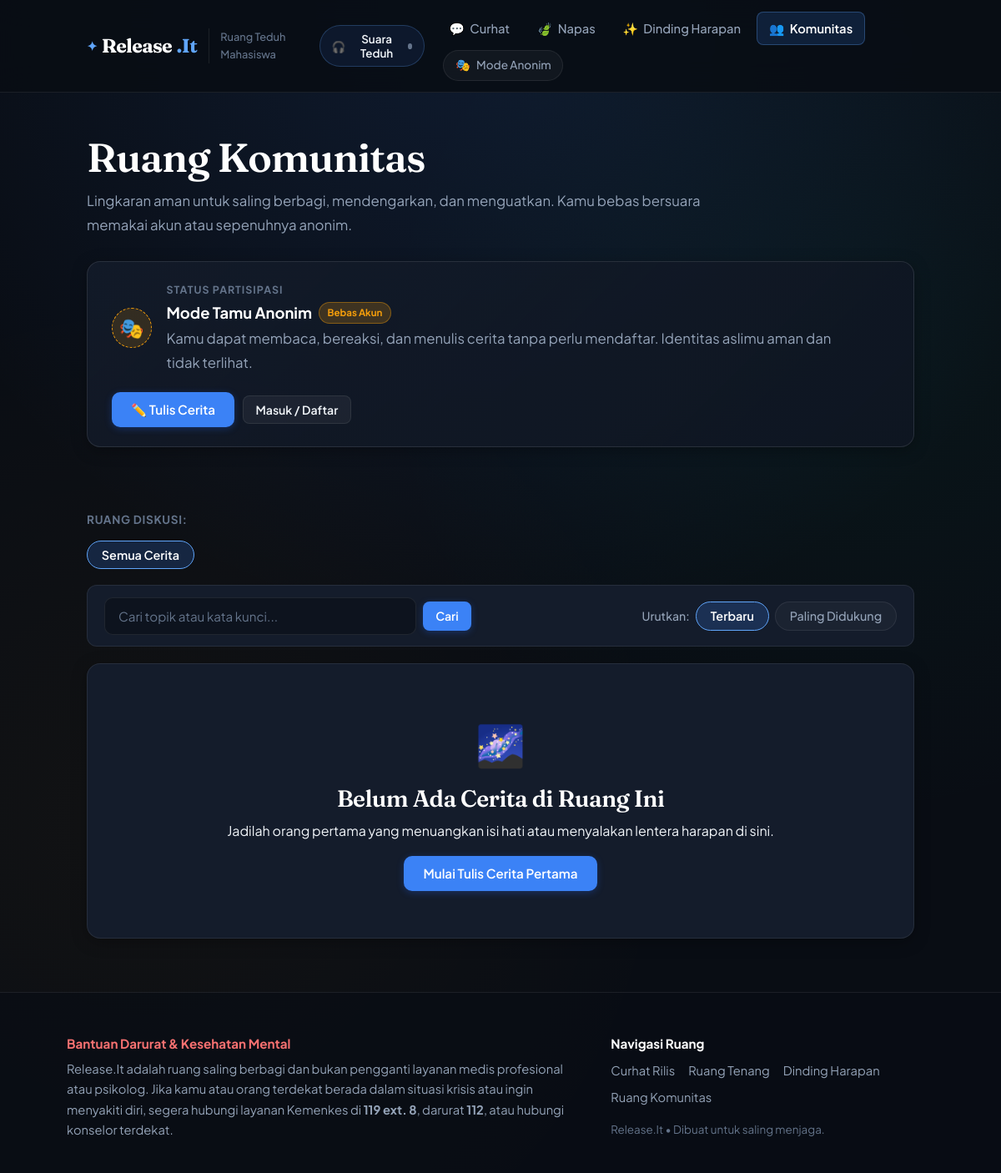
/komunitas.php, run on an earlier commit of the app's database.
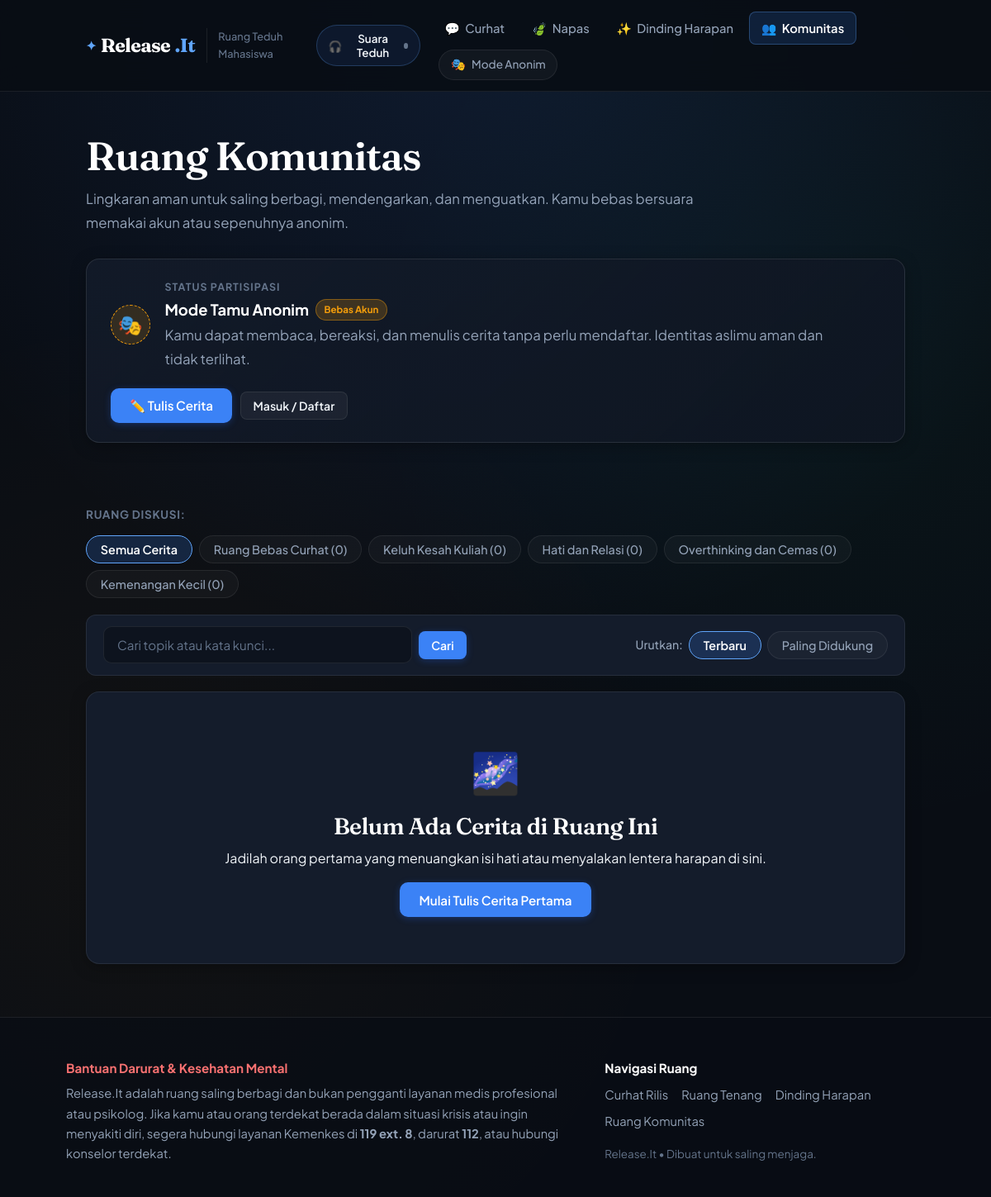
And on a later commit of the database.
### tables this page shows
CREATE TABLE IF NOT EXISTS komunitas_topik (
  id INT AUTO_INCREMENT PRIMARY KEY,
  nama VARCHAR(50) NOT NULL,
  slug VARCHAR(50) NOT NULL UNIQUE,
  deskripsi VARCHAR(255) NOT NULL,
  urutan INT DEFAULT 0
);

### config/koneksi.php (called while the page is built, shortened)
<?php
try {
    if (file_exists(__DIR__ . '/../includes/komunitas_db.php')) {
        require_once __DIR__ . '/../includes/komunitas_db.php';
    }
} catch (PDOException $e) {
    die('Koneksi database gagal. Cek config/koneksi.php dan pastikan database.sql sudah diimpor.');
}
function e($s) { return htmlspecialchars($s, ENT_QUOTES, 'UTF-8'); }

### includes/komunitas_db.php (called while the page is built, shortened)
<?php
function pengguna_aktif() {
    return null;
}

### komunitas.php (the view, shortened to what this page needs)
<?php
require 'config/koneksi.php';
$kelas = 'komunitas';
$userAktif = pengguna_aktif();
$slugTopik = trim($_GET['topik'] ?? '');
$cari = trim($_GET['q'] ?? '');
$urut = $_GET['urut'] ?? 'terbaru';
$semuaTopik = $pdo->query("SELECT t.*, (SELECT COUNT(*) FROM komunitas_post WHERE id_topik = t.id) AS jumlah_post FROM komunitas_topik t ORDER BY t.urutan ASC")->fetchAll();
$kondisi = [];
$params = [];
$whereSql = $kondisi ? 'WHERE ' . implode(' AND ', $kondisi) : '';
$orderSql = "ORDER BY p.created_at DESC";
$sql = "SELECT p.*, t.nama AS nama_topik, t.slug AS slug_topik,
        (SELECT COUNT(*) FROM komunitas_balasan WHERE id_post = p.id) AS jumlah_balasan
        FROM komunitas_post p
        JOIN komunitas_topik t ON t.id = p.id_topik
        $whereSql
        $orderSql";
$st = $pdo->prepare($sql);
$st->execute($params);
$daftarPost = $st->fetchAll();
require 'includes/header.php';
?>
<section class="hero hero-komunitas">
  <div class="komunitas-intro">
    <h1>Ruang Komunitas</h1>
    <p>Lingkaran aman untuk saling berbagi, mendengarkan, dan menguatkan. Kamu bebas bersuara memakai akun atau sepenuhnya anonim.</p>
  </div>
  <div class="kartu kartu-status-user">
    <div class="status-user-info">
      <?php if ($userAktif): ?>
        <div class="user-badge-lingkaran anggota" aria-hidden="true">👤</div>
        <div>
          <div class="label-status">Status Masuk</div>
          <div class="nama-user-aktif">
            <strong><?= e($userAktif['nama']) ?></strong>
            <span class="tag-username">@<?= e($userAktif['username']) ?></span>
            <span class="badge-role">Anggota</span>
          </div>
          <p class="keterangan-status">Kamu terhubung dengan akunmu. Saat membagikan cerita atau membalas, kamu tetap bisa memilih opsi anonim.</p>
        </div>
      <?php else: ?>
        <div class="user-badge-lingkaran anonim" aria-hidden="true">🎭</div>
        <div>
          <div class="label-status">Status Partisipasi</div>
          <div class="nama-user-aktif">
            <strong>Mode Tamu Anonim</strong>
            <span class="badge-role anon">Bebas Akun</span>
          </div>
          <p class="keterangan-status">Kamu dapat membaca, bereaksi, dan menulis cerita tanpa perlu mendaftar. Identitas aslimu aman dan tidak terlihat.</p>
        </div>
      <?php endif; ?>
    </div>
    <div class="status-user-aksi">
      <button type="button" class="tombol" id="btnBukaTulis" aria-expanded="false" aria-controls="kotakTulisPost">
        ✏️ Tulis Cerita
      </button>
      <?php if ($userAktif): ?>
        <a href="komunitas_aksi.php?aksi=logout" class="tombol sekunder tombol-kecil">Keluar Akun</a>
      <?php else: ?>
        <button type="button" class="tombol sekunder tombol-kecil" id="btnBukaModalAuth">
          Masuk / Daftar
        </button>
      <?php endif; ?>
    </div>
  </div>
</section>
<section class="bagian-filter-komunitas">
  <div class="filter-topik-bar">
    <div class="label-filter-topik">Ruang Diskusi:</div>
    <div class="mood-list list-topik">
      <a class="chip <?= $slugTopik === '' ? 'aktif' : '' ?>" href="komunitas.php<?= $cari ? '?q=' . urlencode($cari) : '' ?>">
        Semua Cerita
      </a>
      <?php foreach ($semuaTopik as $topik): ?>
        <a class="chip <?= $slugTopik === $topik['slug'] ? 'aktif' : '' ?>"
           href="?topik=<?= e($topik['slug']) ?><?= $cari ? '&q=' . urlencode($cari) : '' ?>">
          <?= e($topik['nama']) ?> (<?= (int)$topik['jumlah_post'] ?>)
        </a>
      <?php endforeach; ?>
    </div>
  </div>
  <div class="baris-kendali-post">
    <form method="get" class="form-cari-komunitas" role="search">
      <input type="search" id="inputCari" name="q" value="<?= e($cari) ?>" placeholder="Cari topik atau kata kunci..." class="input-cari">
      <button type="submit" class="tombol tombol-kecil">Cari</button>
    </form>
    <div class="opsi-urutan">
      <span class="label-urutan">Urutkan:</span>
      <a href="?<?= http_build_query(array_merge($_GET, ['urut' => 'terbaru'])) ?>" class="chip <?= $urut !== 'peluk' ? 'aktif' : '' ?>">Terbaru</a>
      <a href="?<?= http_build_query(array_merge($_GET, ['urut' => 'peluk'])) ?>" class="chip <?= $urut === 'peluk' ? 'aktif' : '' ?>">Paling Didukung</a>
    </div>
  </div>
</section>
<section class="bagian-daftar-post">
  <?php if (empty($daftarPost)): ?>
    <div class="kartu kartu-kosong-komunitas">
      <div class="ikon-kosong" aria-hidden="true">🌌</div>
      <h2>Belum Ada Cerita di Ruang Ini</h2>
      <p>Jadilah orang pertama yang menuangkan isi hati atau menyalakan lentera harapan di sini.</p>
      <button type="button" class="tombol" onclick="bukaFormTulis()">Mulai Tulis Cerita Pertama</button>
    </div>
  <?php endif; ?>
</section>
<?php require 'includes/footer.php'; ?>

### includes/header.php (shortened to what this page needs)
<?php
$base = $base ?? '';
$halamanSekarang = basename($_SERVER['PHP_SELF'] ?? '');
$userNav = function_exists('pengguna_aktif') ? pengguna_aktif() : null;
?>
<!DOCTYPE html>
<html lang="id">
<head>
<link rel="stylesheet" href="<?= $base ?>assets/style.css">
</head>
<body class="<?= e($kelas ?? ($base ? 'admin' : '')) ?>">
<header class="atas">
  <div class="atas-wadah">
    <div class="atas-kiri">
      <a class="logo" href="<?= $base ?>index.php" aria-label="Beranda Release.It">
        <span class="logo-titik" aria-hidden="true">✦</span> Release<span class="logo-aksen">.It</span>
      </a>
      <span class="motto-header">Ruang Teduh Mahasiswa</span>
    </div>
    <div class="atas-aksi-nav">
      <?php if ($base === ''): ?>
      <button type="button" class="btn-ambience" id="btnAmbience" aria-label="Buka Pemutar Suara Teduh" title="Suara Alam & Relaksasi">
        <span class="ambience-ikon" aria-hidden="true">🎧</span>
        <span class="ambience-label">Suara Teduh</span>
        <span class="ambience-status-dot" id="ambienceDot" aria-hidden="true"></span>
      </button>
      <?php endif; ?>
    </div>
    <nav id="navUtama" aria-label="Navigasi Utama">
      <?php if ($base === ''): ?>
        <a href="index.php" class="<?= $halamanSekarang === 'index.php' ? 'aktif' : '' ?>" <?= $halamanSekarang === 'index.php' ? 'aria-current="page"' : '' ?>>
          <span class="nav-ikon" aria-hidden="true">💬</span> Curhat
        </a>
        <a href="napas.php" class="<?= $halamanSekarang === 'napas.php' ? 'aktif' : '' ?>" <?= $halamanSekarang === 'napas.php' ? 'aria-current="page"' : '' ?>>
          <span class="nav-ikon" aria-hidden="true">🍃</span> Napas
        </a>
        <a href="dinding.php" class="<?= $halamanSekarang === 'dinding.php' ? 'aktif' : '' ?>" <?= $halamanSekarang === 'dinding.php' ? 'aria-current="page"' : '' ?>>
          <span class="nav-ikon" aria-hidden="true">✨</span> Dinding Harapan
        </a>
        <a href="komunitas.php" class="<?= $halamanSekarang === 'komunitas.php' ? 'aktif' : '' ?>" <?= $halamanSekarang === 'komunitas.php' ? 'aria-current="page"' : '' ?>>
          <span class="nav-ikon" aria-hidden="true">👥</span> Komunitas
        </a>
        <div class="nav-user-item">
          <?php if ($userNav): ?>
            <a href="komunitas.php" class="nav-user-badge aktif-user" title="Masuk sebagai <?= e($userNav['nama']) ?>">
              <span class="user-ikon" aria-hidden="true">👤</span>
              <span class="user-teks"><?= e($userNav['nama']) ?></span>
            </a>
          <?php else: ?>
            <a href="komunitas.php" class="nav-user-badge" title="Ruang Komunitas: Masuk atau Anonim">
              <span class="user-ikon" aria-hidden="true">🎭</span>
              <span class="user-teks">Mode Anonim</span>
            </a>
          <?php endif; ?>
        </div>
      <?php endif; ?>
    </nav>
  </div>
</header>
<main>

### includes/footer.php (shortened to what this page needs)
</main>
<footer class="bawah">
  <div class="bawah-konten">
    <div class="bawah-peringatan">
      <div class="peringatan-label">Bantuan Darurat & Kesehatan Mental</div>
      <p>Release.It adalah ruang saling berbagi dan bukan pengganti layanan medis profesional atau psikolog. Jika kamu atau orang terdekat berada dalam situasi krisis atau ingin menyakiti diri, segera hubungi layanan Kemenkes di <strong>119 ext. 8</strong>, darurat <strong>112</strong>, atau hubungi konselor terdekat.</p>
    </div>
    <div class="bawah-links">
      <div class="links-judul">Navigasi Ruang</div>
      <div class="links-daftar">
        <a href="<?= $base ?>index.php">Curhat Rilis</a>
        <a href="<?= $base ?>napas.php">Ruang Tenang</a>
        <a href="<?= $base ?>dinding.php">Dinding Harapan</a>
        <a href="<?= $base ?>komunitas.php">Ruang Komunitas</a>
      </div>
      <div class="bawah-hakcipta">Release.It &bull; Dibuat untuk saling menjaga.</div>
    </div>
  </div>
</footer>
</body>
</html>

What changed in the data, as far as the page shows it:
added komunitas_topik: nama "Ruang Bebas Curhat", jumlah_post "0"
added komunitas_topik: nama "Keluh Kesah Kuliah", jumlah_post "0"
added komunitas_topik: nama "Hati dan Relasi", jumlah_post "0"
added komunitas_topik: nama "Overthinking dan Cemas", jumlah_post "0"
added komunitas_topik: nama "Kemenangan Kecil", jumlah_post "0"
